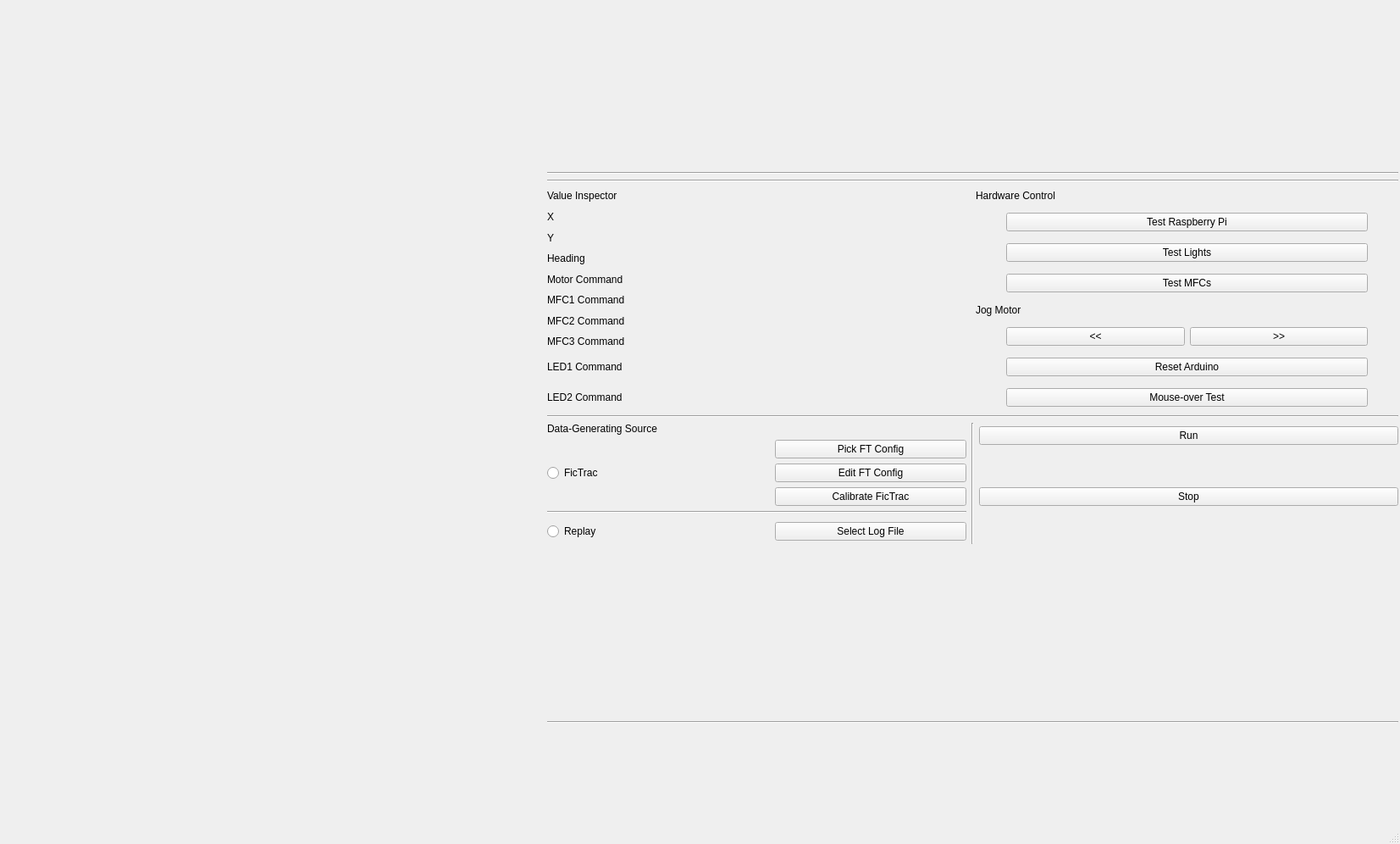
<?xml version="1.0" encoding="UTF-8"?>
<ui version="4.0">
 <class>MainWindow</class>
 <widget class="QMainWindow" name="MainWindow">
  <property name="geometry">
   <rect>
    <x>0</x>
    <y>0</y>
    <width>1653</width>
    <height>996</height>
   </rect>
  </property>
  <property name="windowTitle">
   <string>MainWindow</string>
  </property>
  <widget class="QWidget" name="centralwidget">
   <widget class="QWidget" name="horizontalLayoutWidget">
    <property name="geometry">
     <rect>
      <x>0</x>
      <y>0</y>
      <width>1651</width>
      <height>1058</height>
     </rect>
    </property>
    <layout class="QHBoxLayout" name="horizontalLayout">
     <item>
      <layout class="QVBoxLayout" name="verticalLayout">
       <item>
        <layout class="QHBoxLayout" name="horizontalLayout_7">
         <item>
          <layout class="QVBoxLayout" name="verticalLayout_11">
           <item>
            <layout class="QHBoxLayout" name="horizontalLayout_14">
             <item>
              <widget class="QLabel" name="FTLabel">
               <property name="minimumSize">
                <size>
                 <width>640</width>
                 <height>480</height>
                </size>
               </property>
               <property name="maximumSize">
                <size>
                 <width>640</width>
                 <height>480</height>
                </size>
               </property>
               <property name="text">
                <string/>
               </property>
              </widget>
             </item>
            </layout>
           </item>
           <item>
            <widget class="QLabel" name="gradientViewerLabel">
             <property name="minimumSize">
              <size>
               <width>500</width>
               <height>500</height>
              </size>
             </property>
             <property name="maximumSize">
              <size>
               <width>500</width>
               <height>500</height>
              </size>
             </property>
             <property name="text">
              <string/>
             </property>
            </widget>
           </item>
          </layout>
         </item>
        </layout>
       </item>
      </layout>
     </item>
     <item>
      <layout class="QVBoxLayout" name="verticalLayout_2">
       <item>
        <layout class="QVBoxLayout" name="verticalLayout_3">
         <item>
          <widget class="Line" name="line">
           <property name="orientation">
            <enum>Qt::Horizontal</enum>
           </property>
          </widget>
         </item>
         <item>
          <widget class="Line" name="line_2">
           <property name="orientation">
            <enum>Qt::Horizontal</enum>
           </property>
          </widget>
         </item>
         <item>
          <layout class="QHBoxLayout" name="horizontalLayout_4">
           <item>
            <layout class="QVBoxLayout" name="verticalLayout_7">
             <item>
              <widget class="QLabel" name="label_4">
               <property name="maximumSize">
                <size>
                 <width>16777215</width>
                 <height>20</height>
                </size>
               </property>
               <property name="text">
                <string>Value Inspector</string>
               </property>
              </widget>
             </item>
             <item>
              <layout class="QGridLayout" name="gridLayout">
               <item row="6" column="0">
                <widget class="QLabel" name="label_27">
                 <property name="text">
                  <string>MFC3 Command</string>
                 </property>
                </widget>
               </item>
               <item row="0" column="1">
                <widget class="QLabel" name="xLabel">
                 <property name="text">
                  <string/>
                 </property>
                </widget>
               </item>
               <item row="1" column="0">
                <widget class="QLabel" name="label_19">
                 <property name="text">
                  <string>Y</string>
                 </property>
                </widget>
               </item>
               <item row="2" column="0">
                <widget class="QLabel" name="label_21">
                 <property name="text">
                  <string>Heading</string>
                 </property>
                </widget>
               </item>
               <item row="0" column="0">
                <widget class="QLabel" name="label_3">
                 <property name="text">
                  <string>X</string>
                 </property>
                </widget>
               </item>
               <item row="3" column="1">
                <widget class="QLabel" name="motorLabel">
                 <property name="text">
                  <string/>
                 </property>
                </widget>
               </item>
               <item row="5" column="0">
                <widget class="QLabel" name="label_26">
                 <property name="text">
                  <string>MFC2 Command</string>
                 </property>
                </widget>
               </item>
               <item row="4" column="1">
                <widget class="QLabel" name="mfc1Label">
                 <property name="text">
                  <string/>
                 </property>
                </widget>
               </item>
               <item row="1" column="1">
                <widget class="QLabel" name="yLabel">
                 <property name="text">
                  <string/>
                 </property>
                </widget>
               </item>
               <item row="3" column="0">
                <widget class="QLabel" name="label_23">
                 <property name="text">
                  <string>Motor Command</string>
                 </property>
                </widget>
               </item>
               <item row="2" column="1">
                <widget class="QLabel" name="headingLabel">
                 <property name="text">
                  <string/>
                 </property>
                </widget>
               </item>
               <item row="4" column="0">
                <widget class="QLabel" name="label_25">
                 <property name="text">
                  <string>MFC1 Command</string>
                 </property>
                </widget>
               </item>
               <item row="5" column="1">
                <widget class="QLabel" name="mfc2Label">
                 <property name="text">
                  <string/>
                 </property>
                </widget>
               </item>
               <item row="6" column="1">
                <widget class="QLabel" name="mfc3Label">
                 <property name="text">
                  <string/>
                 </property>
                </widget>
               </item>
               <item row="7" column="1">
                <widget class="QLabel" name="led1Label">
                 <property name="text">
                  <string/>
                 </property>
                </widget>
               </item>
               <item row="8" column="1">
                <widget class="QLabel" name="led2Label">
                 <property name="text">
                  <string/>
                 </property>
                </widget>
               </item>
               <item row="7" column="0">
                <layout class="QHBoxLayout" name="horizontalLayout_15">
                 <item>
                  <widget class="QLabel" name="label_30">
                   <property name="text">
                    <string>LED1 Command</string>
                   </property>
                  </widget>
                 </item>
                 <item>
                  <widget class="QLabel" name="redLEDIndicatorLabel">
                   <property name="minimumSize">
                    <size>
                     <width>30</width>
                     <height>30</height>
                    </size>
                   </property>
                   <property name="maximumSize">
                    <size>
                     <width>30</width>
                     <height>30</height>
                    </size>
                   </property>
                   <property name="text">
                    <string/>
                   </property>
                  </widget>
                 </item>
                </layout>
               </item>
               <item row="8" column="0">
                <layout class="QHBoxLayout" name="horizontalLayout_16">
                 <item>
                  <widget class="QLabel" name="label_31">
                   <property name="text">
                    <string>LED2 Command</string>
                   </property>
                  </widget>
                 </item>
                 <item>
                  <widget class="QLabel" name="greenLEDIndicatorLabel">
                   <property name="minimumSize">
                    <size>
                     <width>30</width>
                     <height>30</height>
                    </size>
                   </property>
                   <property name="maximumSize">
                    <size>
                     <width>30</width>
                     <height>30</height>
                    </size>
                   </property>
                   <property name="text">
                    <string/>
                   </property>
                  </widget>
                 </item>
                </layout>
               </item>
              </layout>
             </item>
            </layout>
           </item>
           <item>
            <layout class="QVBoxLayout" name="verticalLayout_6">
             <item>
              <widget class="QLabel" name="label_5">
               <property name="maximumSize">
                <size>
                 <width>16777215</width>
                 <height>20</height>
                </size>
               </property>
               <property name="text">
                <string>Hardware Control</string>
               </property>
              </widget>
             </item>
             <item>
              <layout class="QHBoxLayout" name="horizontalLayout_9">
               <item>
                <widget class="QLabel" name="label_6">
                 <property name="minimumSize">
                  <size>
                   <width>30</width>
                   <height>30</height>
                  </size>
                 </property>
                 <property name="maximumSize">
                  <size>
                   <width>30</width>
                   <height>30</height>
                  </size>
                 </property>
                 <property name="text">
                  <string/>
                 </property>
                </widget>
               </item>
               <item>
                <widget class="QPushButton" name="pushButton_3">
                 <property name="text">
                  <string>Test Raspberry Pi</string>
                 </property>
                </widget>
               </item>
               <item>
                <widget class="QLabel" name="label_17">
                 <property name="minimumSize">
                  <size>
                   <width>30</width>
                   <height>30</height>
                  </size>
                 </property>
                 <property name="maximumSize">
                  <size>
                   <width>30</width>
                   <height>30</height>
                  </size>
                 </property>
                 <property name="text">
                  <string/>
                 </property>
                </widget>
               </item>
              </layout>
             </item>
             <item>
              <layout class="QHBoxLayout" name="horizontalLayout_10">
               <item>
                <widget class="QLabel" name="label_7">
                 <property name="minimumSize">
                  <size>
                   <width>30</width>
                   <height>30</height>
                  </size>
                 </property>
                 <property name="maximumSize">
                  <size>
                   <width>30</width>
                   <height>30</height>
                  </size>
                 </property>
                 <property name="text">
                  <string/>
                 </property>
                </widget>
               </item>
               <item>
                <widget class="QPushButton" name="pushButton_4">
                 <property name="text">
                  <string>Test Lights</string>
                 </property>
                </widget>
               </item>
               <item>
                <widget class="QLabel" name="label_16">
                 <property name="minimumSize">
                  <size>
                   <width>30</width>
                   <height>30</height>
                  </size>
                 </property>
                 <property name="maximumSize">
                  <size>
                   <width>30</width>
                   <height>30</height>
                  </size>
                 </property>
                 <property name="text">
                  <string/>
                 </property>
                </widget>
               </item>
              </layout>
             </item>
             <item>
              <layout class="QHBoxLayout" name="horizontalLayout_11">
               <item>
                <widget class="QLabel" name="label_8">
                 <property name="minimumSize">
                  <size>
                   <width>30</width>
                   <height>30</height>
                  </size>
                 </property>
                 <property name="maximumSize">
                  <size>
                   <width>30</width>
                   <height>30</height>
                  </size>
                 </property>
                 <property name="text">
                  <string/>
                 </property>
                </widget>
               </item>
               <item>
                <widget class="QPushButton" name="pushButton_5">
                 <property name="text">
                  <string>Test MFCs</string>
                 </property>
                </widget>
               </item>
               <item>
                <widget class="QLabel" name="label_15">
                 <property name="minimumSize">
                  <size>
                   <width>30</width>
                   <height>30</height>
                  </size>
                 </property>
                 <property name="maximumSize">
                  <size>
                   <width>30</width>
                   <height>30</height>
                  </size>
                 </property>
                 <property name="text">
                  <string/>
                 </property>
                </widget>
               </item>
              </layout>
             </item>
             <item>
              <widget class="QLabel" name="label_2">
               <property name="maximumSize">
                <size>
                 <width>16777215</width>
                 <height>21</height>
                </size>
               </property>
               <property name="text">
                <string>Jog Motor</string>
               </property>
              </widget>
             </item>
             <item>
              <layout class="QHBoxLayout" name="horizontalLayout_8">
               <item>
                <widget class="QLabel" name="label_10">
                 <property name="minimumSize">
                  <size>
                   <width>30</width>
                   <height>30</height>
                  </size>
                 </property>
                 <property name="maximumSize">
                  <size>
                   <width>30</width>
                   <height>30</height>
                  </size>
                 </property>
                 <property name="text">
                  <string/>
                 </property>
                </widget>
               </item>
               <item>
                <widget class="QPushButton" name="pushButton_7">
                 <property name="text">
                  <string>&lt;&lt;</string>
                 </property>
                </widget>
               </item>
               <item>
                <widget class="QPushButton" name="pushButton_6">
                 <property name="text">
                  <string>&gt;&gt;</string>
                 </property>
                </widget>
               </item>
               <item>
                <widget class="QLabel" name="label_11">
                 <property name="minimumSize">
                  <size>
                   <width>30</width>
                   <height>30</height>
                  </size>
                 </property>
                 <property name="maximumSize">
                  <size>
                   <width>30</width>
                   <height>30</height>
                  </size>
                 </property>
                 <property name="text">
                  <string/>
                 </property>
                </widget>
               </item>
              </layout>
             </item>
             <item>
              <layout class="QHBoxLayout" name="horizontalLayout_12">
               <item>
                <widget class="QLabel" name="label_9">
                 <property name="minimumSize">
                  <size>
                   <width>30</width>
                   <height>30</height>
                  </size>
                 </property>
                 <property name="maximumSize">
                  <size>
                   <width>30</width>
                   <height>30</height>
                  </size>
                 </property>
                 <property name="text">
                  <string/>
                 </property>
                </widget>
               </item>
               <item>
                <widget class="QPushButton" name="pushButton_8">
                 <property name="text">
                  <string>Reset Arduino</string>
                 </property>
                </widget>
               </item>
               <item>
                <widget class="QLabel" name="label_13">
                 <property name="minimumSize">
                  <size>
                   <width>30</width>
                   <height>30</height>
                  </size>
                 </property>
                 <property name="maximumSize">
                  <size>
                   <width>30</width>
                   <height>30</height>
                  </size>
                 </property>
                 <property name="text">
                  <string/>
                 </property>
                </widget>
               </item>
              </layout>
             </item>
             <item>
              <layout class="QHBoxLayout" name="horizontalLayout_13">
               <item>
                <widget class="QLabel" name="label_12">
                 <property name="minimumSize">
                  <size>
                   <width>30</width>
                   <height>30</height>
                  </size>
                 </property>
                 <property name="maximumSize">
                  <size>
                   <width>30</width>
                   <height>30</height>
                  </size>
                 </property>
                 <property name="text">
                  <string/>
                 </property>
                </widget>
               </item>
               <item>
                <widget class="QPushButton" name="pushButton_9">
                 <property name="text">
                  <string>Mouse-over Test</string>
                 </property>
                </widget>
               </item>
               <item>
                <widget class="QLabel" name="label_14">
                 <property name="minimumSize">
                  <size>
                   <width>30</width>
                   <height>30</height>
                  </size>
                 </property>
                 <property name="maximumSize">
                  <size>
                   <width>30</width>
                   <height>30</height>
                  </size>
                 </property>
                 <property name="text">
                  <string/>
                 </property>
                </widget>
               </item>
              </layout>
             </item>
            </layout>
           </item>
          </layout>
         </item>
         <item>
          <widget class="Line" name="line_3">
           <property name="orientation">
            <enum>Qt::Horizontal</enum>
           </property>
          </widget>
         </item>
         <item>
          <layout class="QHBoxLayout" name="horizontalLayout_3">
           <item>
            <layout class="QVBoxLayout" name="verticalLayout_5">
             <item>
              <widget class="QLabel" name="label">
               <property name="maximumSize">
                <size>
                 <width>16777215</width>
                 <height>30</height>
                </size>
               </property>
               <property name="text">
                <string>Data-Generating Source</string>
               </property>
              </widget>
             </item>
             <item>
              <layout class="QHBoxLayout" name="horizontalLayout_6">
               <item>
                <widget class="QRadioButton" name="FTRadioButton">
                 <property name="text">
                  <string>FicTrac</string>
                 </property>
                </widget>
               </item>
               <item>
                <widget class="QLabel" name="replay_log_selected_indicator_label_3">
                 <property name="minimumSize">
                  <size>
                   <width>30</width>
                   <height>30</height>
                  </size>
                 </property>
                 <property name="maximumSize">
                  <size>
                   <width>30</width>
                   <height>30</height>
                  </size>
                 </property>
                 <property name="text">
                  <string/>
                 </property>
                </widget>
               </item>
               <item>
                <layout class="QVBoxLayout" name="verticalLayout_8">
                 <item>
                  <widget class="QPushButton" name="pickFTConfigPB">
                   <property name="text">
                    <string>Pick FT Config</string>
                   </property>
                  </widget>
                 </item>
                 <item>
                  <widget class="QPushButton" name="editFTConfigPB">
                   <property name="text">
                    <string>Edit FT Config</string>
                   </property>
                  </widget>
                 </item>
                 <item>
                  <widget class="QPushButton" name="calibrateFTPB">
                   <property name="text">
                    <string>Calibrate FicTrac</string>
                   </property>
                  </widget>
                 </item>
                </layout>
               </item>
              </layout>
             </item>
             <item>
              <widget class="Line" name="line_5">
               <property name="orientation">
                <enum>Qt::Horizontal</enum>
               </property>
              </widget>
             </item>
             <item>
              <layout class="QHBoxLayout" name="horizontalLayout_5">
               <item>
                <widget class="QRadioButton" name="ReplayRadioButton">
                 <property name="text">
                  <string>Replay</string>
                 </property>
                </widget>
               </item>
               <item>
                <widget class="QLabel" name="replay_log_selected_indicator_label">
                 <property name="minimumSize">
                  <size>
                   <width>30</width>
                   <height>30</height>
                  </size>
                 </property>
                 <property name="maximumSize">
                  <size>
                   <width>30</width>
                   <height>30</height>
                  </size>
                 </property>
                 <property name="text">
                  <string/>
                 </property>
                </widget>
               </item>
               <item>
                <widget class="QPushButton" name="selectLogPB">
                 <property name="text">
                  <string>Select Log File</string>
                 </property>
                </widget>
               </item>
              </layout>
             </item>
            </layout>
           </item>
           <item>
            <widget class="Line" name="line_4">
             <property name="orientation">
              <enum>Qt::Vertical</enum>
             </property>
            </widget>
           </item>
           <item>
            <layout class="QVBoxLayout" name="verticalLayout_4">
             <item>
              <widget class="QPushButton" name="runServerPB">
               <property name="text">
                <string>Run</string>
               </property>
              </widget>
             </item>
             <item>
              <widget class="QLabel" name="runningLabel">
               <property name="maximumSize">
                <size>
                 <width>16777215</width>
                 <height>30</height>
                </size>
               </property>
               <property name="text">
                <string/>
               </property>
              </widget>
             </item>
             <item>
              <widget class="QPushButton" name="stopServerPB">
               <property name="text">
                <string>Stop</string>
               </property>
              </widget>
             </item>
             <item>
              <widget class="QLabel" name="stoppedLabel">
               <property name="maximumSize">
                <size>
                 <width>16777215</width>
                 <height>30</height>
                </size>
               </property>
               <property name="text">
                <string/>
               </property>
              </widget>
             </item>
            </layout>
           </item>
          </layout>
         </item>
        </layout>
       </item>
       <item>
        <widget class="Line" name="line_6">
         <property name="orientation">
          <enum>Qt::Horizontal</enum>
         </property>
        </widget>
       </item>
      </layout>
     </item>
    </layout>
   </widget>
   <widget class="QLabel" name="replay_log_selected_indicator_label_2">
    <property name="geometry">
     <rect>
      <x>840</x>
      <y>820</y>
      <width>30</width>
      <height>30</height>
     </rect>
    </property>
    <property name="minimumSize">
     <size>
      <width>30</width>
      <height>30</height>
     </size>
    </property>
    <property name="maximumSize">
     <size>
      <width>30</width>
      <height>30</height>
     </size>
    </property>
    <property name="text">
     <string/>
    </property>
   </widget>
  </widget>
  <widget class="QMenuBar" name="menubar">
   <property name="geometry">
    <rect>
     <x>0</x>
     <y>0</y>
     <width>1653</width>
     <height>22</height>
    </rect>
   </property>
  </widget>
  <widget class="QStatusBar" name="statusbar"/>
  <action name="actionNew_Experiment">
   <property name="text">
    <string>Create New Experiment</string>
   </property>
  </action>
  <action name="actionLoad_Experiment">
   <property name="text">
    <string>Load Experiment</string>
   </property>
  </action>
 </widget>
 <resources/>
 <connections/>
</ui>
